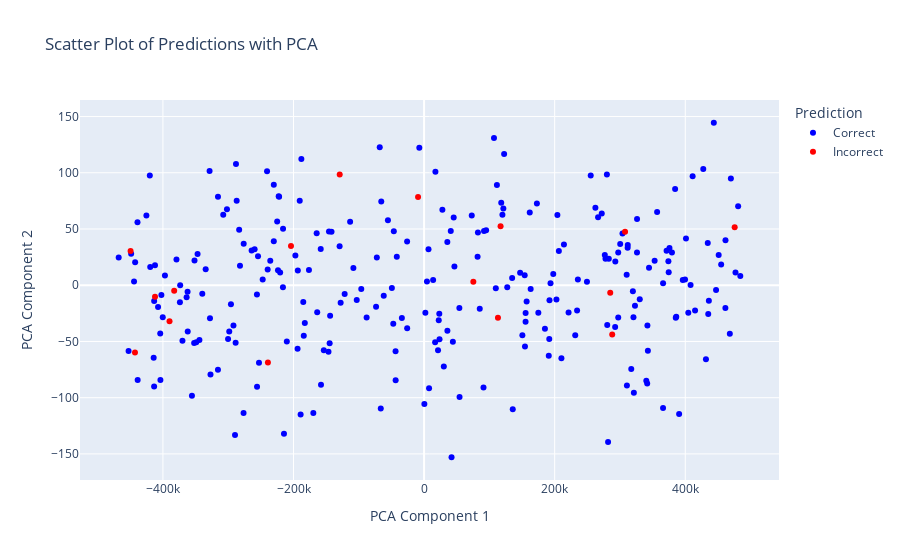

Write notebook code for a chart like this one.
### Markdown cell above
DIMENSIONALITY REDUCTION TO VISUALIZE CORRECT & INCORRECT PREDICTIONS

### Code cell
import plotly.express as px
import pandas as pd
from sklearn.decomposition import PCA

# Ensure y_test and y_pred are 1D arrays
if len(y_test.shape) > 1:
    y_test = y_test.ravel()
if len(y_pred.shape) > 1:
    y_pred = y_pred.ravel()

# Define the correct and incorrect indices
correct_indices = (y_test == y_pred)
incorrect_indices = (y_test != y_pred)

# Reduce dimensions with PCA
pca = PCA(n_components=2)
X_test_pca = pca.fit_transform(X_test)

# Create a DataFrame for Plotly
df = pd.DataFrame(X_test_pca, columns=['PCA Component 1', 'PCA Component 2'])
df['Actual'] = y_test
df['Predicted'] = y_pred
df['Correct'] = correct_indices

# Map boolean values to strings for better visualization
df['Correct'] = df['Correct'].map({True: 'Correct', False: 'Incorrect'})

# Create the scatter plot
fig = px.scatter(df, x='PCA Component 1', y='PCA Component 2', color='Correct',
                 color_discrete_map={'Correct': 'blue', 'Incorrect': 'red'},
                 labels={'Correct': 'Prediction'},
                 title='Scatter Plot of Predictions with PCA')

fig.update_layout(
    xaxis_title='PCA Component 1',
    yaxis_title='PCA Component 2'
)

fig.show()

### Figure 1 — Plotly figure (JSON) as saved in the notebook; plotly's stock layout.template omitted (floating-point values rounded to 4 significant figures; data arrays with more than 128 entries replaced by an {"elided": "..."} marker saying what was removed)
{"data": [{"hovertemplate": "Prediction=Correct<br>PCA Component 1=%{x}<br>PCA Component 2=%{y}<extra></extra>", "legendgroup": "Correct", "marker": {"color": "blue", "symbol": "circle"}, "mode": "markers", "name": "Correct", "orientation": "v", "showlegend": true, "type": "scatter", "x": {"elided": "257 float values"}, "xaxis": "x", "y": {"elided": "257 float values"}, "yaxis": "y"}, {"hovertemplate": "Prediction=Incorrect<br>PCA Component 1=%{x}<br>PCA Component 2=%{y}<extra></extra>", "legendgroup": "Incorrect", "marker": {"color": "red", "symbol": "circle"}, "mode": "markers", "name": "Incorrect", "orientation": "v", "showlegend": true, "type": "scatter", "x": [-442800.0, -9224.0, 307800.0, 285100.0, -412100.0, 117200.0, -382700.0, 475700.0, -129200.0, 288100.0, -239200.0, -389900.0, -203800.0, -449500.0, 113200.0, 75440.0], "xaxis": "x", "y": [-59.74, 78.53, 47.65, -6.592, -10.28, 52.56, -4.962, 51.57, 98.54, -43.78, -68.62, -32.05, 35.0, 30.43, -28.99, 3.058], "yaxis": "y"}], "layout": {"legend": {"title": {"text": "Prediction"}, "tracegroupgap": 0}, "title": {"text": "Scatter Plot of Predictions with PCA"}, "xaxis": {"anchor": "y", "domain": [0, 1], "title": {"text": "PCA Component 1"}}, "yaxis": {"anchor": "x", "domain": [0, 1], "title": {"text": "PCA Component 2"}}}}
